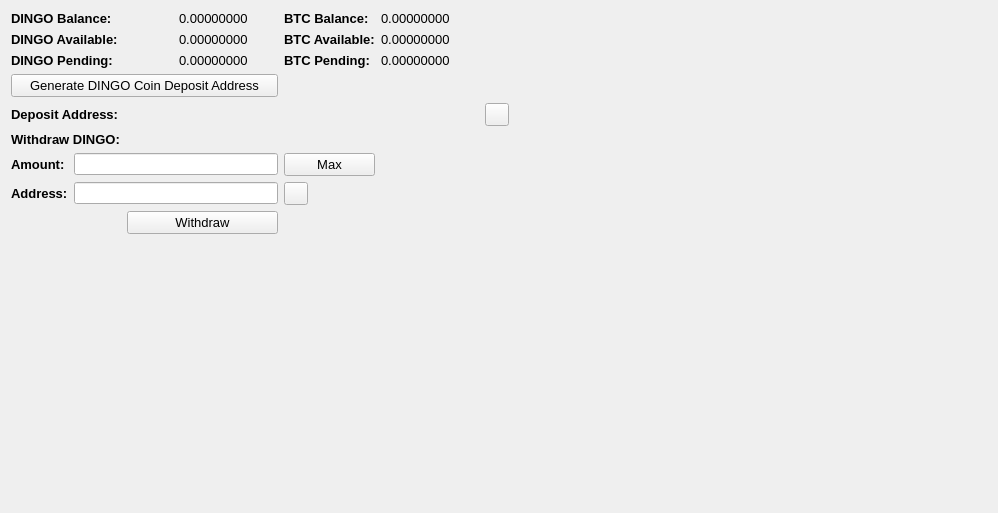
     <widget class="QWidget" name="BalanceTab">
      <attribute name="title">
       <string>Balance</string>
      </attribute>
      <layout class="QGridLayout" name="gridLayout_2">
       <item row="0" column="0" colspan="2">
        <widget class="QLabel" name="label_11">
         <property name="font">
          <font>
           <pointsize>10</pointsize>
           <weight>75</weight>
           <bold>true</bold>
          </font>
         </property>
         <property name="text">
          <string>DINGO Balance:</string>
         </property>
        </widget>
       </item>
       <item row="0" column="3">
        <widget class="QLabel" name="DINGOBalanceLabel">
         <property name="font">
          <font>
           <pointsize>10</pointsize>
          </font>
         </property>
         <property name="text">
          <string>0.00000000</string>
         </property>
         <property name="textInteractionFlags">
          <set>Qt::LinksAccessibleByMouse|Qt::TextSelectableByMouse</set>
         </property>
        </widget>
       </item>
       <item row="0" column="4">
        <widget class="QLabel" name="label_12">
         <property name="font">
          <font>
           <pointsize>10</pointsize>
           <weight>75</weight>
           <bold>true</bold>
          </font>
         </property>
         <property name="text">
          <string>BTC Balance:</string>
         </property>
        </widget>
       </item>
       <item row="0" column="5">
        <widget class="QLabel" name="BitcoinBalanceLabel">
         <property name="font">
          <font>
           <pointsize>10</pointsize>
          </font>
         </property>
         <property name="text">
          <string>0.00000000</string>
         </property>
         <property name="textInteractionFlags">
          <set>Qt::LinksAccessibleByMouse|Qt::TextSelectableByMouse</set>
         </property>
        </widget>
       </item>
       <item row="0" column="7" rowspan="10">
        <spacer name="horizontalSpacer_4">
         <property name="orientation">
          <enum>Qt::Horizontal</enum>
         </property>
         <property name="sizeHint" stdset="0">
          <size>
           <width>478</width>
           <height>488</height>
          </size>
         </property>
        </spacer>
       </item>
       <item row="1" column="0" colspan="2">
        <widget class="QLabel" name="label_13">
         <property name="font">
          <font>
           <pointsize>10</pointsize>
           <weight>75</weight>
           <bold>true</bold>
          </font>
         </property>
         <property name="text">
          <string>DINGO Available:</string>
         </property>
        </widget>
       </item>
       <item row="1" column="3">
        <widget class="QLabel" name="DINGOAvailableLabel_2">
         <property name="font">
          <font>
           <pointsize>10</pointsize>
          </font>
         </property>
         <property name="text">
          <string>0.00000000</string>
         </property>
         <property name="textInteractionFlags">
          <set>Qt::LinksAccessibleByMouse|Qt::TextSelectableByMouse</set>
         </property>
        </widget>
       </item>
       <item row="1" column="4">
        <widget class="QLabel" name="label_15">
         <property name="font">
          <font>
           <pointsize>10</pointsize>
           <weight>75</weight>
           <bold>true</bold>
          </font>
         </property>
         <property name="text">
          <string>BTC Available:</string>
         </property>
        </widget>
       </item>
       <item row="1" column="5">
        <widget class="QLabel" name="BitcoinAvailableLabel">
         <property name="font">
          <font>
           <pointsize>10</pointsize>
          </font>
         </property>
         <property name="text">
          <string>0.00000000</string>
         </property>
         <property name="textInteractionFlags">
          <set>Qt::LinksAccessibleByMouse|Qt::TextSelectableByMouse</set>
         </property>
        </widget>
       </item>
       <item row="2" column="0" colspan="2">
        <widget class="QLabel" name="label_14">
         <property name="font">
          <font>
           <pointsize>10</pointsize>
           <weight>75</weight>
           <bold>true</bold>
          </font>
         </property>
         <property name="text">
          <string>DINGO Pending:</string>
         </property>
        </widget>
       </item>
       <item row="2" column="3">
        <widget class="QLabel" name="DINGOPendingLabel">
         <property name="font">
          <font>
           <pointsize>10</pointsize>
          </font>
         </property>
         <property name="text">
          <string>0.00000000</string>
         </property>
         <property name="textInteractionFlags">
          <set>Qt::LinksAccessibleByMouse|Qt::TextSelectableByMouse</set>
         </property>
        </widget>
       </item>
       <item row="2" column="4">
        <widget class="QLabel" name="label_31">
         <property name="font">
          <font>
           <pointsize>10</pointsize>
           <weight>75</weight>
           <bold>true</bold>
          </font>
         </property>
         <property name="text">
          <string>BTC Pending:</string>
         </property>
        </widget>
       </item>
       <item row="2" column="5">
        <widget class="QLabel" name="BitcoinPendingLabel">
         <property name="font">
          <font>
           <pointsize>10</pointsize>
          </font>
         </property>
         <property name="text">
          <string>0.00000000</string>
         </property>
         <property name="textInteractionFlags">
          <set>Qt::LinksAccessibleByMouse|Qt::TextSelectableByMouse</set>
         </property>
        </widget>
       </item>
       <item row="3" column="0" colspan="4">
        <widget class="QPushButton" name="GenDepositBTN">
         <property name="font">
          <font>
           <pointsize>10</pointsize>
          </font>
         </property>
         <property name="text">
          <string>Generate DINGO Coin Deposit Address</string>
         </property>
        </widget>
       </item>
       <item row="4" column="0" colspan="3">
        <widget class="QLabel" name="label_33">
         <property name="font">
          <font>
           <pointsize>10</pointsize>
           <weight>75</weight>
           <bold>true</bold>
          </font>
         </property>
         <property name="text">
          <string>Deposit Address:</string>
         </property>
        </widget>
       </item>
       <item row="4" column="3" colspan="3">
        <widget class="QLabel" name="DepositAddressLabel">
         <property name="minimumSize">
          <size>
           <width>300</width>
           <height>0</height>
          </size>
         </property>
         <property name="palette">
          <palette>
           <active>
            <colorrole role="WindowText">
             <brush brushstyle="SolidPattern">
              <color alpha="255">
               <red>0</red>
               <green>0</green>
               <blue>0</blue>
              </color>
             </brush>
            </colorrole>
            <colorrole role="Text">
             <brush brushstyle="SolidPattern">
              <color alpha="255">
               <red>0</red>
               <green>0</green>
               <blue>255</blue>
              </color>
             </brush>
            </colorrole>
           </active>
           <inactive>
            <colorrole role="WindowText">
             <brush brushstyle="SolidPattern">
              <color alpha="255">
               <red>0</red>
               <green>0</green>
               <blue>0</blue>
              </color>
             </brush>
            </colorrole>
            <colorrole role="Text">
             <brush brushstyle="SolidPattern">
              <color alpha="255">
               <red>0</red>
               <green>0</green>
               <blue>255</blue>
              </color>
             </brush>
            </colorrole>
           </inactive>
           <disabled>
            <colorrole role="WindowText">
             <brush brushstyle="SolidPattern">
              <color alpha="255">
               <red>120</red>
               <green>120</green>
               <blue>120</blue>
              </color>
             </brush>
            </colorrole>
            <colorrole role="Text">
             <brush brushstyle="SolidPattern">
              <color alpha="255">
               <red>120</red>
               <green>120</green>
               <blue>120</blue>
              </color>
             </brush>
            </colorrole>
           </disabled>
          </palette>
         </property>
         <property name="font">
          <font>
           <pointsize>10</pointsize>
           <weight>75</weight>
           <bold>true</bold>
          </font>
         </property>
         <property name="text">
          <string/>
         </property>
         <property name="alignment">
          <set>Qt::AlignRight|Qt::AlignTrailing|Qt::AlignVCenter</set>
         </property>
         <property name="textInteractionFlags">
          <set>Qt::LinksAccessibleByMouse|Qt::TextSelectableByKeyboard|Qt::TextSelectableByMouse</set>
         </property>
        </widget>
       </item>
       <item row="4" column="6">
        <widget class="QToolButton" name="DepositCopyButton">
         <property name="toolTip">
          <string>Copy to clipboard</string>
         </property>
         <property name="text">
          <string/>
         </property>
         <property name="icon">
          <iconset resource="../bitcoin.qrc">
           <normaloff>:/icons/editcopy</normaloff>:/icons/editcopy</iconset>
         </property>
         <property name="shortcut">
          <string>Alt+P</string>
         </property>
        </widget>
       </item>
       <item row="5" column="0" colspan="2">
        <widget class="QLabel" name="label_34">
         <property name="font">
          <font>
           <pointsize>10</pointsize>
           <weight>75</weight>
           <bold>true</bold>
          </font>
         </property>
         <property name="text">
          <string>Withdraw DINGO:</string>
         </property>
        </widget>
       </item>
       <item row="6" column="0">
        <widget class="QLabel" name="label_26">
         <property name="font">
          <font>
           <pointsize>10</pointsize>
           <weight>75</weight>
           <bold>true</bold>
          </font>
         </property>
         <property name="text">
          <string>Amount:</string>
         </property>
        </widget>
       </item>
       <item row="6" column="1" colspan="3">
        <widget class="QLineEdit" name="WithdrawUnitsInput">
         <property name="font">
          <font>
           <pointsize>9</pointsize>
           <weight>75</weight>
           <bold>true</bold>
          </font>
         </property>
         <property name="text">
          <string/>
         </property>
        </widget>
       </item>
       <item row="6" column="4">
        <widget class="QPushButton" name="Withdraw_Max_Amount">
         <property name="font">
          <font>
           <pointsize>10</pointsize>
          </font>
         </property>
         <property name="text">
          <string>Max</string>
         </property>
        </widget>
       </item>
       <item row="7" column="0">
        <widget class="QLabel" name="label_10">
         <property name="font">
          <font>
           <pointsize>10</pointsize>
           <weight>75</weight>
           <bold>true</bold>
          </font>
         </property>
         <property name="text">
          <string>Address:</string>
         </property>
        </widget>
       </item>
       <item row="7" column="1" colspan="3">
        <widget class="QLineEdit" name="WithdrawAddress">
         <property name="font">
          <font>
           <pointsize>9</pointsize>
           <weight>75</weight>
           <bold>true</bold>
          </font>
         </property>
        </widget>
       </item>
       <item row="7" column="4">
        <widget class="QToolButton" name="WithdrawPasteButton">
         <property name="toolTip">
          <string>Paste from clipboard</string>
         </property>
         <property name="text">
          <string/>
         </property>
         <property name="icon">
          <iconset resource="../bitcoin.qrc">
           <normaloff>:/icons/editpaste</normaloff>:/icons/editpaste</iconset>
         </property>
         <property name="shortcut">
          <string>Alt+P</string>
         </property>
        </widget>
       </item>
       <item row="8" column="2" colspan="2">
        <widget class="QPushButton" name="WithdrawUnitsBtn">
         <property name="font">
          <font>
           <pointsize>10</pointsize>
          </font>
         </property>
         <property name="text">
          <string>Withdraw</string>
         </property>
        </widget>
       </item>
       <item row="9" column="0" colspan="6">
        <spacer name="verticalSpacer">
         <property name="orientation">
          <enum>Qt::Vertical</enum>
         </property>
         <property name="sizeHint" stdset="0">
          <size>
           <width>428</width>
           <height>262</height>
          </size>
         </property>
        </spacer>
       </item>
      </layout>
      <zorder>label_31</zorder>
      <zorder>label_15</zorder>
      <zorder>label_12</zorder>
      <zorder>label_14</zorder>
      <zorder>label_13</zorder>
      <zorder>label_11</zorder>
      <zorder>BitcoinBalanceLabel</zorder>
      <zorder>DINGOBalanceLabel</zorder>
      <zorder>DINGOAvailableLabel_2</zorder>
      <zorder>DINGOPendingLabel</zorder>
      <zorder>BitcoinAvailableLabel</zorder>
      <zorder>BitcoinPendingLabel</zorder>
      <zorder>label_33</zorder>
      <zorder>GenDepositBTN</zorder>
      <zorder>DepositAddressLabel</zorder>
      <zorder>Withdraw_Max_Amount</zorder>
      <zorder>label_34</zorder>
      <zorder>WithdrawUnitsInput</zorder>
      <zorder>label_10</zorder>
      <zorder>label_26</zorder>
      <zorder>WithdrawAddress</zorder>
      <zorder>WithdrawUnitsBtn</zorder>
      <zorder>horizontalSpacer_4</zorder>
      <zorder>verticalSpacer</zorder>
      <zorder>WithdrawPasteButton</zorder>
      <zorder>DepositCopyButton</zorder>
     </widget>
